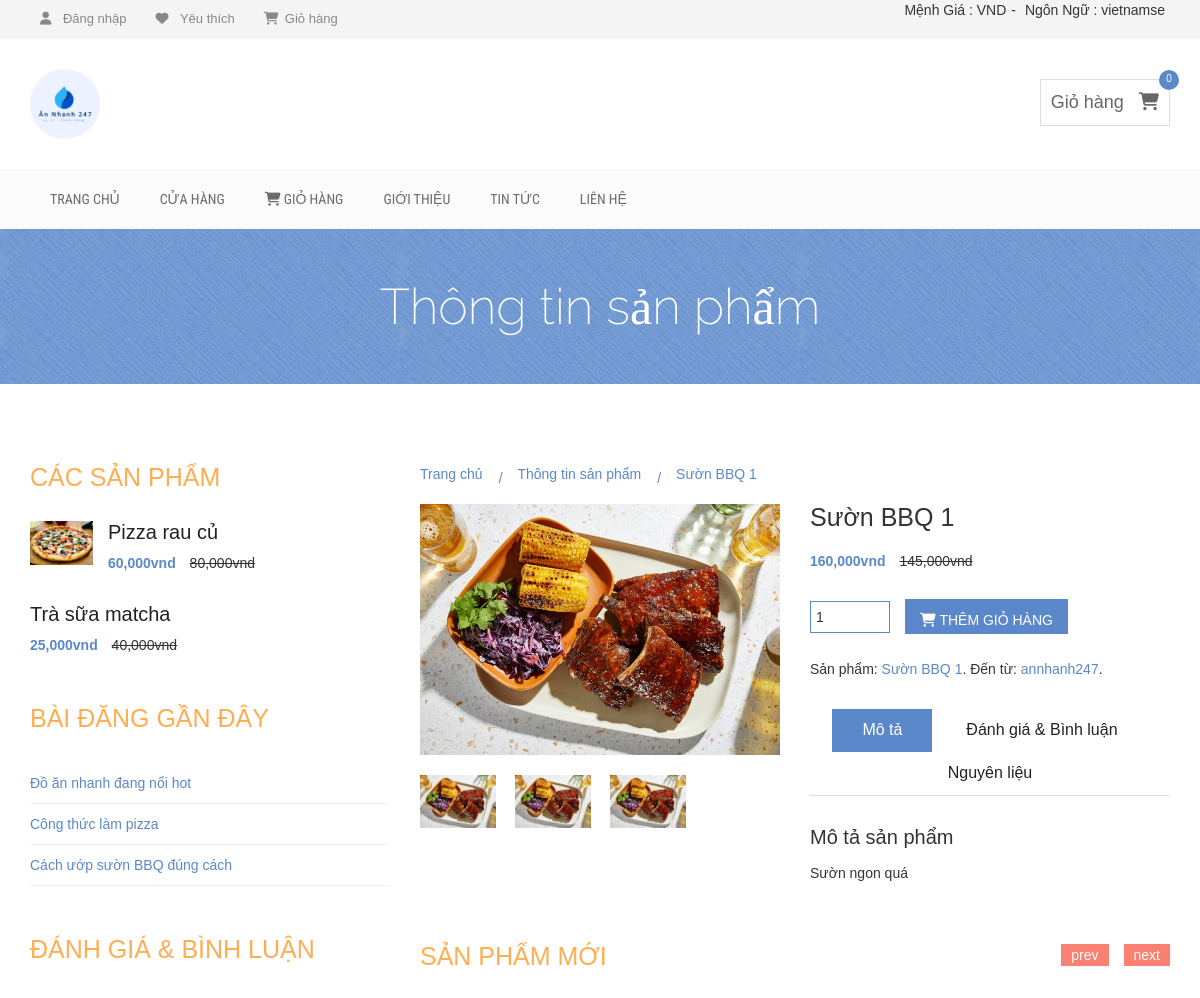
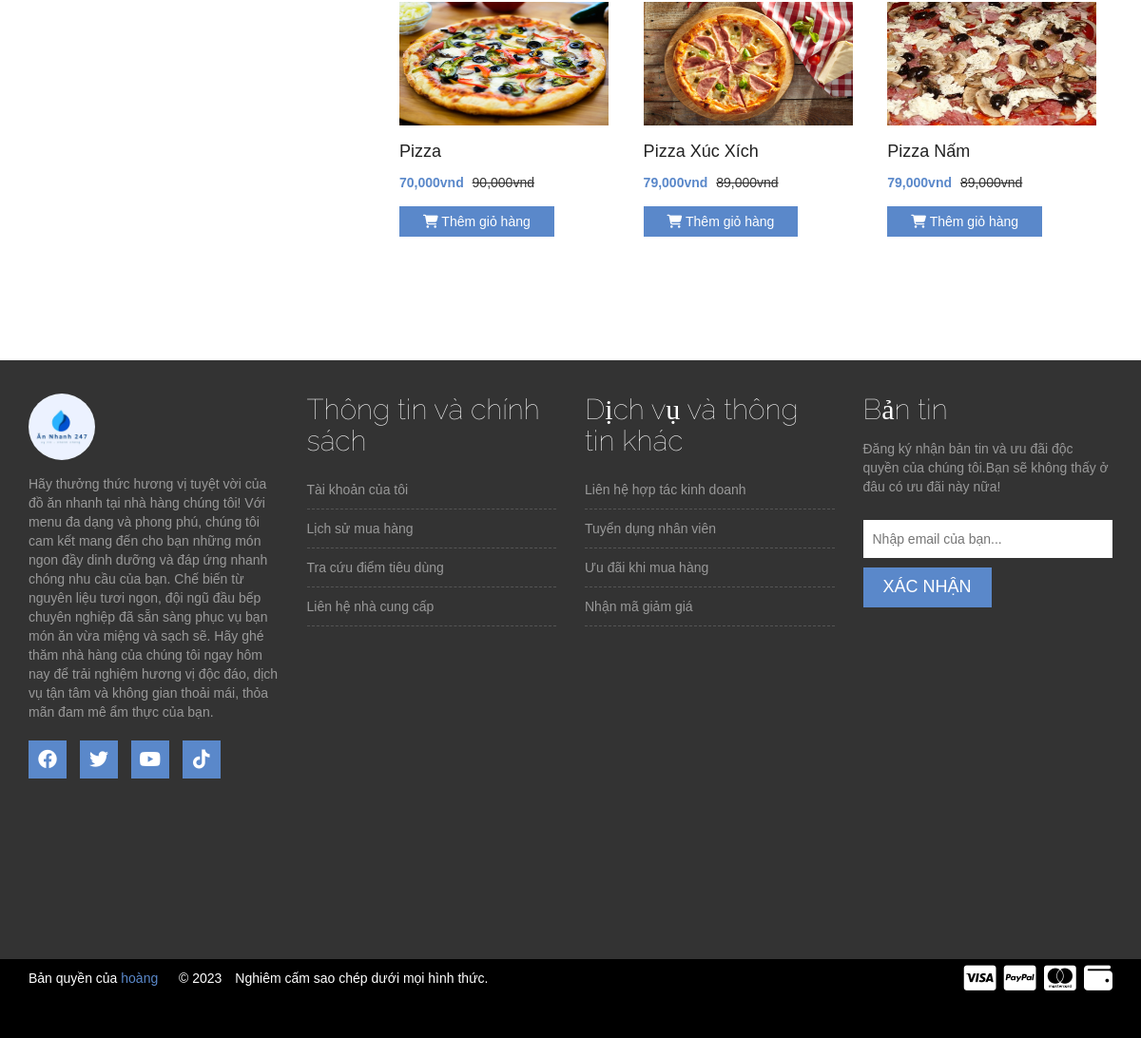
Screenshot of /client/index.php?controller=chitietsanpham&id=6 with the database file from the repository (2 pictures, top to bottom).
### tables this page shows
CREATE TABLE `sanpham` (
  `id` int(11) NOT NULL,
  `nhacungcap_id` int(11) DEFAULT NULL,
  `danhmuc_id` int(11) DEFAULT NULL,
  `tensanpham` varchar(50) DEFAULT NULL,
  `anhsanpham` varchar(50) DEFAULT NULL,
  `giamoi` decimal(15,2) DEFAULT NULL,
  `giacu` decimal(15,2) DEFAULT NULL,
  `soluong` int(11) DEFAULT NULL,
  `mota` varchar(500) DEFAULT NULL,
  `nguyenlieu` varchar(500) NOT NULL,
  `ngaythemsanpham` timestamp NOT NULL DEFAULT current_timestamp()
);

### client/view/V_chitietsanpham.php (the view, shortened to what the rows shown need)
<!DOCTYPE html>
<html lang="vi">
<head>
    <link rel="stylesheet" href="css/bootstrap.min.css">
    <link rel="stylesheet" href="css/font-awesome.min.css">
    <link rel="stylesheet" href="https://cdnjs.cloudflare.com/ajax/libs/font-awesome/6.3.0/css/all.min.css">
    <link rel="stylesheet" href="css/owl.carousel.css">
    <link rel="stylesheet" href="css/style.css">
    <link rel="stylesheet" href="css/responsive.css">
</head>
<body>
    <div class="site-branding-area">
        <div class="container">
            <div class="row">
                <div class="col-sm-6">
                    <div class="logo">
                        <h1><a href="#"><img style="width: 70px; border-radius: 50%;" src="img/logo_annhanh.jpg"></a></h1>
                    </div>
                </div>
            </div>
        </div>
    </div>
    <div class="product-big-title-area">
        <div class="container">
            <div class="row">
                <div class="col-md-12">
                    <div class="product-bit-title text-center">
                        <h2>Thông tin sản phẩm</h2>
                    </div>
                </div>
            </div>
        </div>
    </div>
    <div class="single-product-area">
        <div class="container">
            <div class="row">
                <div class="col-md-4">
                    <div class="single-sidebar">
                        <h2 class="sidebar-title">Các sản phẩm</h2>
                        <div class="thubmnail-recent">
                            <h2><a style="text-decoration: none;" href="#">Pizza rau củ</a></h2>
                        </div>
                        <div class="thubmnail-recent">
                            <h2><a style="text-decoration: none;" href="#">Trà sữa matcha</a></h2>
                        </div>
                    </div>
                    <div class="single-sidebar">
                        <h2 class="sidebar-title">Bài đăng gần đây</h2>
                    </div>
                    <div class="single-sidebar">
                        <h2 class="sidebar-title">Đánh giá & Bình luận</h2>
                    </div>
                </div>
                <div class="col-md-8">
                    <div class="product-content-right">
                        <div class="product-breadcroumb">
                            <a style="text-decoration: none;" href="?controller=trangchu">Trang chủ</a>
                            <a style="text-decoration: none;" href="#">Thông tin sản phẩm</a>
                            <a style="text-decoration: none;" href><?php echo $sanpham[0]['tensanpham'] ?></a>
                        </div>
                        <div class="row">
                            <div class="col-sm-6">
                                <div class="product-images">
                                    <div class="product-main-img">
                                        <img src="<?php echo $sanpham[0]['anhsanpham'] ?>" alt="anhsanpham">
                                    </div>
                                    <div class="product-gallery">
                                        <img src="<?php echo $sanpham[0]['anhsanpham'] ?>" alt="anhsanpham">
                                        <img src="<?php echo $sanpham[0]['anhsanpham'] ?>" alt="anhsanpham">
                                        <img src="<?php echo $sanpham[0]['anhsanpham'] ?>" alt="anhsanpham">
                                    </div>
                                </div>
                            </div>
                            <div class="col-sm-6">
                                <div class="product-inner">
                                    <?php
                                    foreach ($sanpham as $key => $value) { ?>
                                        <h2 class="product-name"><?php echo $sanpham[0]['tensanpham'] ?></h2>
                                        <div class="product-inner-price">
                                            <ins><?php echo number_format($sanpham[0]['giamoi']) ?>vnd</ins> <del><?php echo number_format($sanpham[0]['giacu']) ?>vnd</del>
                                        </div>
                                        <form action="?controller=themgiohang&id=<?php echo $value['id'] ?>" class="cart" method="post">
                                            <div class="quantity" style="margin-top: 5px;">
                                                <input style="width: 80px;" type="number" size="5" class="input-text qty text" title="Qty" value="1" name="quantity" min="1" max="1000" step="1">
                                            </div>
                                            <button style="height: 35px; margin-top: 3px;" type="submit" name="btn_themgiohang"><i class="fa-sharp fa-solid fa-cart-shopping"></i> Thêm giỏ hàng</button>
                                        </form>
                                        <div class="product-inner-category">
                                            <p>Sản phẩm: <a style="text-decoration: none;" href="#"><?php echo $sanpham[0]['tensanpham'] ?></a>.
                                                Đến từ: <a style="text-decoration: none;" href="#">annhanh247</a>.
                                            </p>
                                        </div>
                                    <?php } ?>
                                    <div role="tabpanel">
                                        <ul class="product-tab" role="tablist">
                                        </ul>
                                        <div class="tab-content">
                                            <div role="tabpanel" class="tab-pane fade in active" id="home">
                                                <h2>Mô tả sản phẩm</h2>
                                                <?php
                                                foreach ($sanpham as $key => $value) { ?>
                                                    <p><?php echo $sanpham[0]['mota'] ?></p>
                                                <?php } ?>
                                            </div>
                                        </div>
                                    </div>
                                </div>
                            </div>
                        </div>
                        <div class="related-products-wrapper">
                            <h2 class="related-products-title">Sản phẩm mới</h2>
                            <div class="related-products-carousel">
                                <?php
                                foreach ($pizza as $key => $value) { ?>
                                    <div class="single-product">
                                        <div class="product-f-image">
                                            <a href="?controller=chitietsanpham&id=<?php echo $value['id'] ?>"><img style="width: 220px; height: 130px;" src="<?php echo $value['anhsanpham']; ?>" alt="anhsanpham"></a>
                                        </div>
                                        <h2><a href="?controller=chitietsanpham&id=<?php echo $value['id'] ?>"><?php echo $value['tensanpham']; ?></a></h2>
                                        <div class="product-carousel-price">
                                            <ins><?php echo number_format($value['giamoi']) ?>vnd</ins> <del><?php echo number_format($value['giacu']) ?>vnd</del>
                                        </div>
                                        <div class="product-option-shop">
                                            <a class="add_to_cart_button" data-quantity="1" data-product_sku data-product_id="70" rel="nofollow" href="?controller=themgiohang&id=<?php echo $value['id'] ?>"><i class="fa-sharp fa-solid fa-cart-shopping"></i>
                                                Thêm giỏ hàng</a>
                                        </div>
                                    </div>
                                <?php } ?>
                            </div>
                        </div>
                    </div>
                </div>
            </div>
        </div>
    </div>
    <div class="footer-top-area">
        <div class="container">
            <div class="row">
                <div class="col-md-3 col-sm-6">
                    <div class="footer-about-us">
                        <h2><img style="width: 70px; border-radius: 50%;" src="img/logo_annhanh.jpg"></h2>
                    </div>
                </div>
                <div class="col-md-3 col-sm-6">
                    <div class="footer-menu">
                        <h2 class="footer-wid-title">Thông tin và chính
                            sách
                        </h2>
                    </div>
                </div>
                <div class="col-md-3 col-sm-6">
                    <div class="footer-menu">
                        <h2 class="footer-wid-title">Dịch vụ và thông
                            tin
                            khác</h2>
                    </div>
                </div>
                <div class="col-md-3 col-sm-6">
                    <div class="footer-newsletter">
                        <h2 class="footer-wid-title">Bản tin</h2>
                        <br>
                    </div>
                </div>
            </div>
        </div>
    </div>
</body>
</html>

### rows the page displays
sanpham: tensanpham "Sườn BBQ 1", anhsanpham (picture), giamoi "160,000", giacu "145,000", mota "Sườn ngon quá"
sanpham: anhsanpham (picture), tensanpham "Pizza", giamoi "70,000", giacu "90,000"
sanpham: anhsanpham (picture), tensanpham "Pizza Xúc Xích", giamoi "79,000", giacu "89,000"
sanpham: anhsanpham (picture), tensanpham "Pizza Nấm", giamoi "79,000", giacu "89,000"

### other values shown
$sl "0"
